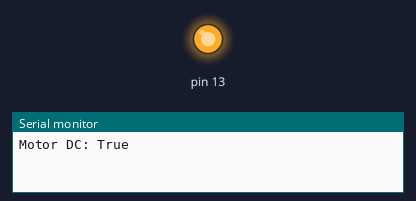
Bench run of a sketch on a simulated Arduino Uno, built with avr-gcc and run on an emulated ATmega328P. Parts: output pins drawn as LEDs (lit = HIGH), the last lines printed to the serial monitor.

Above: at 2.5 s.
At 7.5 s:
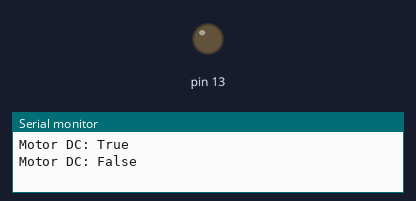
Timing chart, 0 to 13.0 s (numbered marks = the images above):
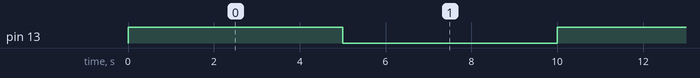

The sketch:

test_motor-dc.ino
```cpp
// Made By Bl4ky113

void setup() {
  Serial.begin(9600);
  pinMode(13, OUTPUT);
}

void loop() {
  digitalWrite(13, HIGH);
  Serial.println("Motor DC: True");
  delay(5000);
  digitalWrite(13, LOW);
  Serial.println("Motor DC: False");
  delay(5000);
}
```

Measured:
- by itself, pin 13: alternates HIGH for 5.0 s and LOW for 5.0 s
